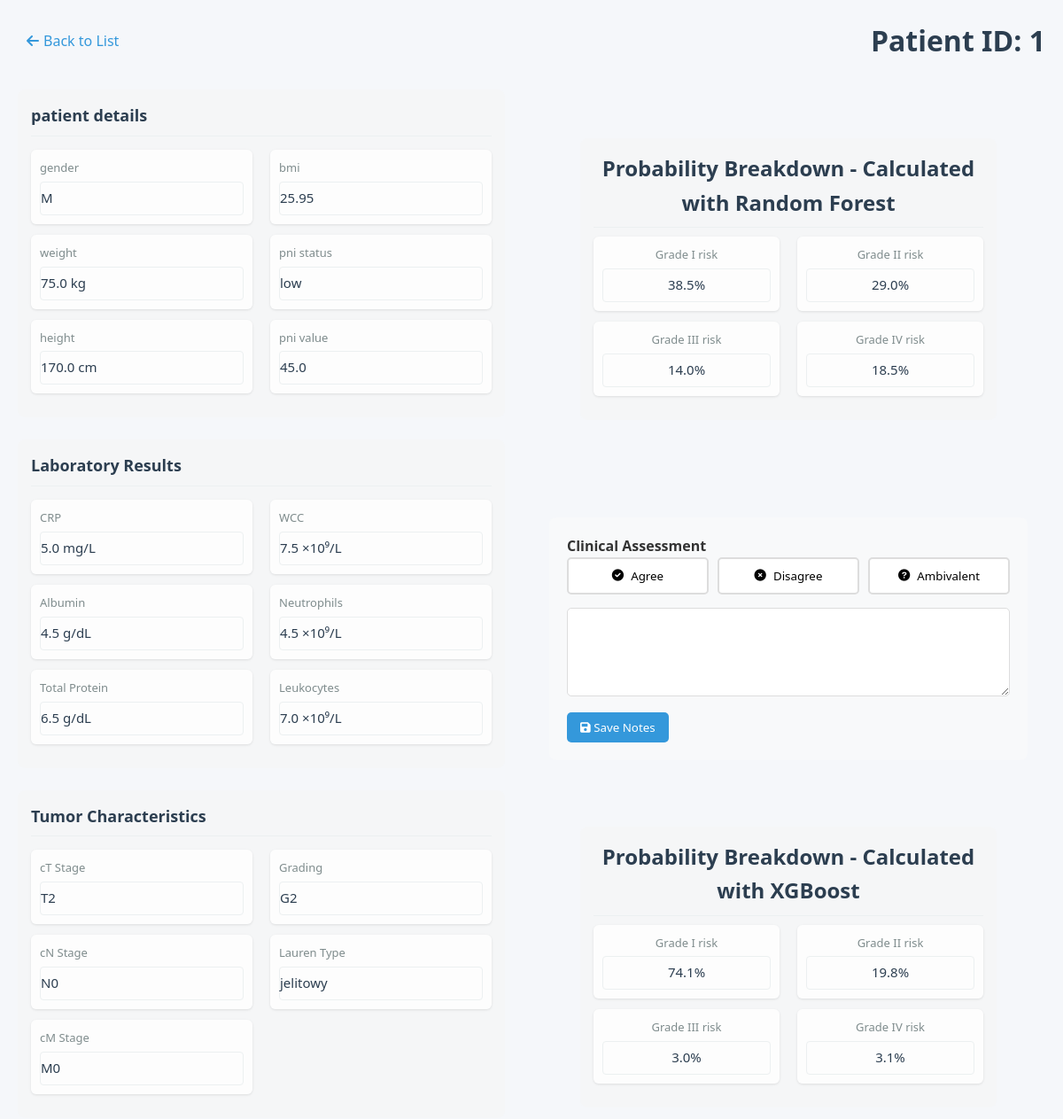
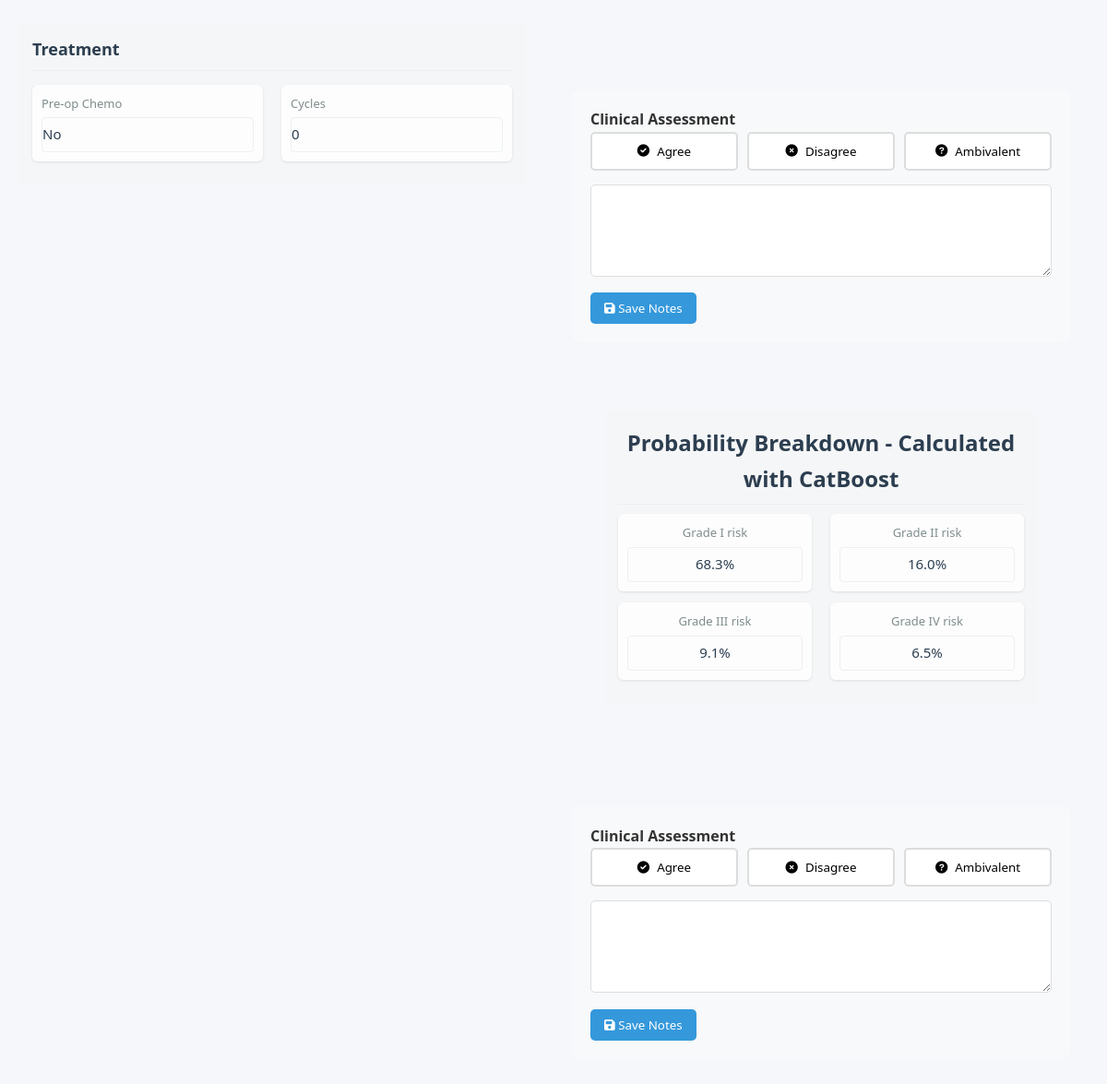
/patient/1, run on the app's committed database (2 pictures, top to bottom).
### models.py (models this page shows, shortened)
class Patient(db.Model):
    id = db.Column(db.Integer, primary_key=True)
    gender = db.Column(db.String(1), nullable=False)        # 'M' lub 'K'
    weight = db.Column(db.Float, nullable=False)            # waga w kg (wartości numeryczne)
    height = db.Column(db.Float, nullable=False)            # wzrost w cm (wartości numeryczne)
    bmi = db.Column(db.Float, nullable=False)               # BMI (wartości numeryczne)
    CRP = db.Column(db.Float, nullable=False)               # CRP (wartości numeryczne)
    Alb = db.Column(db.Float, nullable=False)               # Alb (wartości numeryczne)
    WCC = db.Column(db.Float, nullable=False)               # WCC (wartości numeryczne)
    NEU = db.Column(db.Float, nullable=False)               # NEU (wartości numeryczne)
    total_protein = db.Column(db.Float, nullable=False)     # białko całkowite (wartości numeryczne)
    pT = db.Column(db.String(10), nullable=False)           # stadium T (wartości kategoryczne)
    pN = db.Column(db.String(10), nullable=False)           # stadium N (wartości kategoryczne)
    pM = db.Column(db.String(10), nullable=False)           # stadium M (wartości kategoryczne)
    PNI = db.Column(db.Integer, nullable=False)             # PNI (wartości numeryczne 0-1)
    GRADING = db.Column(db.String(10), nullable=False)      # stopień zróżnicowania (wartości kategoryczne)
    Lauren = db.Column(db.String(10), nullable=False)       # typ Lauren (wartości kategoryczne)
    CTH_preop = db.Column(db.String(10), nullable=False)    # chemioterapia przedoperacyjna (wartości kategoryczne)
    cycles_number = db.Column(db.Integer, nullable=False)   # liczba cykli chemioterapii (wartości numeryczne)
    leukocytes = db.Column(db.Float, nullable=True)        # NEW: total leukocytes count (nullable)
    pni_float = db.Column(db.Float, nullable=True)         # NEW: float PNI value (nullable)
    predictions = db.relationship('Prediction', backref='patient', lazy=True)

class Prediction(db.Model):
    id = db.Column(db.Integer, primary_key=True)
    patient_id = db.Column(db.Integer, db.ForeignKey('patient.id'), nullable=False)
    probability = db.Column(db.Float, nullable=False)
    model_used = db.Column(db.String(50), nullable=False)
    interpretation = db.Column(db.String(50), nullable=False)
    top_factors = db.Column(db.JSON)  # Stores list of important factors
    all_probabilities = db.Column(db.JSON) # field for grade probabilities
    grade = db.Column(db.String(2))
    clinician_agreement = db.Column(db.String(20))  # 'agree', 'disagree', 'ambivalent'
    clinician_notes = db.Column(db.Text)
    patient_id = db.Column(db.Integer, db.ForeignKey('patient.id'), nullable=False)

### app.py (the view)
    @app.route('/patient/<int:patient_id>')
    def patient_detail(patient_id):
        patient = Patient.query.get_or_404(patient_id)
        predictions = patient.predictions
        return render_template('patient.html', patient=patient, predictions=predictions)

### templates/patient.html (shortened to what this page needs)
{% extends "base.html" %}
{% block content %}
<header class="patient-header">
    <button class="back-button" onclick="window.history.back()">
        <i class="fas fa-arrow-left"></i> Back to List
    </button>
    <h1>Patient ID: {{ patient.id }}</h1>
</header>
<div class="patient-profile">
  <div class="patient-data">
    <div class="data-section">
      <h3 class="data-section-title">patient details</h3>
      <div class="data-columns">
          <div class="data-subcolumn">
              <div class="data-field">
                  <label>gender</label>
                  <div class="editable-field">{{ patient.gender }}</div>
              </div>
              <div class="data-field">
                  <label>weight</label>
                  <div class="editable-field">{{ patient.weight }} kg</div>
              </div>
              <div class="data-field">
                  <label>height</label>
                  <div class="editable-field">{{ patient.height }} cm</div>
              </div>
          </div>
          <div class="data-subcolumn">
              <div class="data-field">
                  <label>bmi</label>
                  <div class="editable-field">{{ patient.bmi }}</div>
              </div>
              <div class="data-field">
                  <label>pni status</label>
                  <div class="editable-field">{{ "high" if patient.pni else "low" }}</div>
              </div>
              <div class="data-field">
                  <label>pni value</label>
                  <div class="editable-field">{{ patient.pni_float or 'N/A' }}</div>
              </div>
          </div>
      </div>
  </div>
    <div class="data-section">
        <h3 class="data-section-title">Laboratory Results</h3>
        <div class="data-columns">
            <div class="data-subcolumn">
                <div class="data-field">
                    <label>CRP</label>
                    <div class="editable-field">{{ patient.CRP }} mg/L</div>
                </div>
                <div class="data-field">
                    <label>Albumin</label>
                    <div class="editable-field">{{ patient.Alb }} g/dL</div>
                </div>
                <div class="data-field">
                    <label>Total Protein</label>
                    <div class="editable-field">{{ patient.total_protein }} g/dL</div>
                </div>
            </div>
            <div class="data-subcolumn">
                <div class="data-field">
                    <label>WCC</label>
                    <div class="editable-field">{{ patient.WCC }} ×10⁹/L</div>
                </div>
                <div class="data-field">
                    <label>Neutrophils</label>
                    <div class="editable-field">{{ patient.NEU }} ×10⁹/L</div>
                </div>
                <div class="data-field">
                    <label>Leukocytes</label>
                    <div class="editable-field">{{ patient.leukocytes or 'N/A' }} ×10⁹/L</div>
                </div>
            </div>
        </div>
    </div>
    <div class="data-section">
        <h3 class="data-section-title">Tumor Characteristics</h3>
        <div class="data-columns">
            <div class="data-subcolumn">
                <div class="data-field">
                    <label>cT Stage</label>
                    <div class="editable-field">{{ patient.pT }}</div>
                </div>
                <div class="data-field">
                    <label>cN Stage</label>
                    <div class="editable-field">{{ patient.pN }}</div>
                </div>
                <div class="data-field">
                    <label>cM Stage</label>
                    <div class="editable-field">{{ patient.pM }}</div>
                </div>
            </div>
            <div class="data-subcolumn">
                <div class="data-field">
                    <label>Grading</label>
                    <div class="editable-field">{{ patient.GRADING }}</div>
                </div>
                <div class="data-field">
                    <label>Lauren Type</label>
                    <div class="editable-field">{{ patient.Lauren }}</div>
                </div>
            </div>
        </div>
    </div>
    <div class="data-section">
        <h3 class="data-section-title">Treatment</h3>
        <div class="data-columns">
            <div class="data-subcolumn">
                <div class="data-field">
                    <label>Pre-op Chemo</label>
                    <div class="editable-field">{{ "Yes" if patient.CTH_preop == "tak" else "No" }}</div>
                </div>
            </div>
            <div class="data-subcolumn">
                <div class="data-field">
                    <label>Cycles</label>
                    <div class="editable-field">{{ patient.cycles_number }}</div>
                </div>
            </div>
        </div>
    </div>
</div>
<div class="prediction-data">
    {% if predictions %}
        {% for prediction in predictions %}
        <div class="prediction-result">
            <div class="prediction-result">
                <div class="risk-level">
                    {% if prediction.all_probabilities %}
                    <div class="data-section">
                        <h3 class="data-section-title">Probability Breakdown - Calculated with {{ prediction.model_used }}</h3>
                        <div class="data-columns">
                            {% for grade, prob in prediction.all_probabilities|fromjson|dictsort %}
                            <div class="data-subcolumn">
                                <div class="data-field">
                                    <label>Grade {{ grade }} risk</label>
                                    <div class="editable-field probability-grade probability-grade-{{ grade }}">
                                        {{ (prob * 100)|round(1) }}%
                                    </div>
                                </div>
                            </div>
                            {% if loop.index % 2 == 0 and not loop.last %}
                        </div>
                        <div class="data-columns">
                            {% endif %}
                            {% endfor %}
                        </div>
                    </div>
{% endif %}
                </div>
            </div>
            <div class="clinician-feedback">
                <h4>Clinical Assessment</h4>
                <form method="POST" action="{{ url_for('save_feedback', prediction_id=prediction.id) }}">
                    <div class="feedback-buttons">
                        <button type="submit" name="agreement" value="agree"
                                class="{% if prediction.clinician_agreement == 'agree' %}active{% endif %}">
                            <i class="fas fa-check-circle"></i> Agree
                        </button>
                        <button type="submit" name="agreement" value="disagree"
                                class="{% if prediction.clinician_agreement == 'disagree' %}active{% endif %}">
                            <i class="fas fa-times-circle"></i> Disagree
                        </button>
                        <button type="submit" name="agreement" value="ambivalent"
                                class="{% if prediction.clinician_agreement == 'ambivalent' %}active{% endif %}">
                            <i class="fas fa-question-circle"></i> Ambivalent
                        </button>
                    </div>
                    <div class="feedback-notes">
                        <textarea name="clinician_notes" placeholder="Enter your clinical reasoning...">
                            {{ prediction.clinician_notes or '' }}
                        </textarea>
                        <button type="submit" class="btn-save-notes">
                            <i class="fas fa-save"></i> Save Notes
                        </button>
                    </div>
                </form>
            </div>
        </div>
        {% endfor %}
    {% else %}
        <div class="no-prediction">
            <p>No prediction available for this patient</p>
        </div>
    {% endif %}
</div>
</div>
    </div>
{% endblock %}

### static/css/styles.css (style rules this page uses)
:root { --primary-color: #2c3e50; --secondary-color: #3498db; --accent-color: #e74c3c; --light-gray: #ecf0f1; --medium-gray: #bdc3c7; --dark-gray: #7f8c8d; --success-color: #2ecc71; --warning-color: #f39c12; --danger-color: #e74c3c; }
* { margin: 0; padding: 0; box-sizing: border-box; font-family: 'Segoe UI', Tahoma, Geneva, Verdana, sans-serif; }
body { background-color: #f5f7fa; color: #333; line-height: 1.6; }
header { margin-bottom: 30px; display: flex; justify-content: space-between; align-items: center; flex-wrap: wrap; gap: 20px; }
h1 { color: var(--primary-color); font-weight: 600; }
.patient-header { margin-bottom: 30px; display: flex; align-items: center; gap: 20px; }
.back-button { background: none; border: none; color: var(--secondary-color); font-size: 16px; cursor: pointer; display: flex; align-items: center; gap: 5px; padding: 5px 10px; border-radius: 4px; transition: background-color 0.2s; }
.patient-profile { display: flex; gap: 30px; width: 100%; }
.editable-field { padding: 8px 12px; border: 1px solid var(--light-gray); border-radius: 4px; min-height: 38px; }
.feedback-buttons { display: flex; gap: 10px; margin-bottom: 20px; }
.data-field:last-child { border-bottom: none; }
.editable-field { padding: 8px 0; color: #333; }
.data-columns { display: flex; gap: 20px; flex-grow: 1; }
.data-subcolumn { flex: 1; min-width: 0; }
.patient-data { flex: 1; min-width: 0; display: flex; flex-direction: column; }
.prediction-data { width: 50%; min-width: 400px; }
.data-field { margin-bottom: 15px; padding: 10px; background: rgba(245, 245, 245, 0.3); border-radius: 4px; }
.data-field label { display: block; font-size: 13px; color: var(--dark-gray); margin-bottom: 5px; }
.data-field .editable-field { font-size: 15px; font-weight: 500; color: var(--primary-color); padding: 5px 0; }
.prediction-result { padding: 20px; }
.risk-level { text-align: center; margin-bottom: 20px; padding: 15px; border-radius: 8px; }
.risk-level h3 { margin-bottom: 10px; font-size: 24px; }
.clinician-feedback { margin-top: 30px; padding: 20px; background: #f8f9fa; border-radius: 8px; }
.feedback-buttons { display: flex; gap: 10px; margin-bottom: 15px; }
.feedback-buttons button { flex: 1; padding: 10px; border: 2px solid #ddd; background: white; border-radius: 5px; cursor: pointer; transition: all 0.3s; display: flex; align-items: center; justify-content: center; gap: 8px; }
.feedback-notes textarea { width: 100%; min-height: 100px; padding: 10px; border: 1px solid #ddd; border-radius: 5px; resize: vertical; }
.btn-save-notes { margin-top: 10px; padding: 8px 15px; background: var(--secondary-color); color: white; border: none; border-radius: 5px; cursor: pointer; }
.data-section { margin-bottom: 25px; background: rgba(245, 245, 245, 0.5); border-radius: 8px; padding: 15px; }
.data-section-title { color: var(--primary-color); font-size: 18px; margin-bottom: 15px; padding-bottom: 8px; border-bottom: 1px solid var(--light-gray); }
.data-field { margin-bottom: 12px; padding: 10px; background: rgba(255, 255, 255, 0.8); border-radius: 6px; box-shadow: 0 1px 3px rgba(0,0,0,0.1); }
.probability-grade { font-weight: 600; text-align: center; padding: 8px; }

### data on the page
Patient: id "1", gender "M", weight "75.0", height "170.0", bmi "25.95", pni_float "45.0", CRP "5.0", Alb "4.5", total_protein "6.5", WCC "7.5", NEU "4.5", leukocytes "7.0", pT "T2", pN "N0", pM "M0", GRADING "G2", Lauren "jelitowy", CTH_preop "No", cycles_number "0"
Prediction: model_used "Random Forest", all_probabilities "I" "II" "III" "IV", value "38.5" "29.0" "14.0" "18.5"
Prediction: model_used "XGBoost", all_probabilities "I" "II" "III" "IV", value "74.1" "19.8" "3.0" "3.1"
Prediction: model_used "CatBoost", all_probabilities "I" "II" "III" "IV", value "68.3" "16.0" "9.1" "6.5"

### other printed values
{{ "high" if patient.pni else "low" }} "low"
